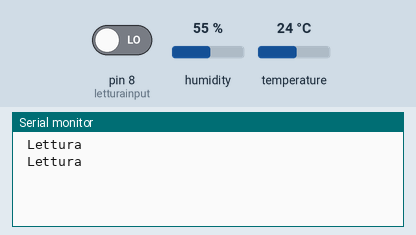
Bench run of a sketch on a simulated Arduino Uno, built with avr-gcc and run on an emulated ATmega328P. On the bench: the last lines printed to the serial monitor. Inputs (shaded band) come from the test bench; at power-on: pin 8 (letturainput) LOW, humidity 55 %, temperature 24 °C.

Above: at 6.8 s.
6.9 s: pin 8 (letturainput) driven HIGH
At 9.5 s:
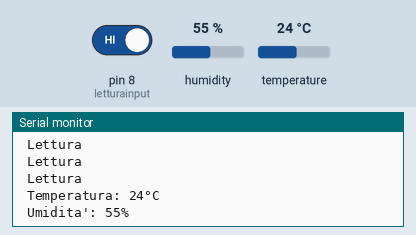
10.8 s: humidity set to 22 %
At 12.6 s:
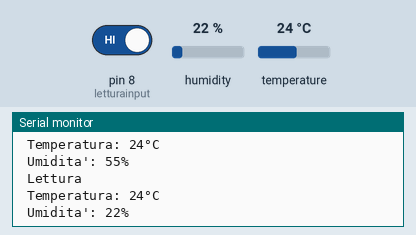
14.7 s: temperature set to 12 °C
At 15.8 s:
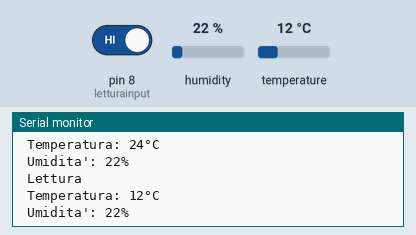
18.6 s: humidity set to 40 %
At 22.1 s:
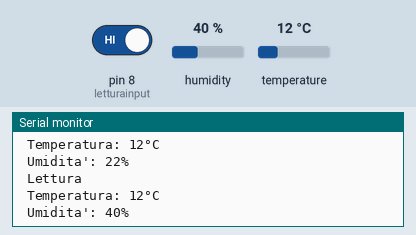
Timing chart, 0 to 23.5 s (numbered marks = the images above; inputs shaded):
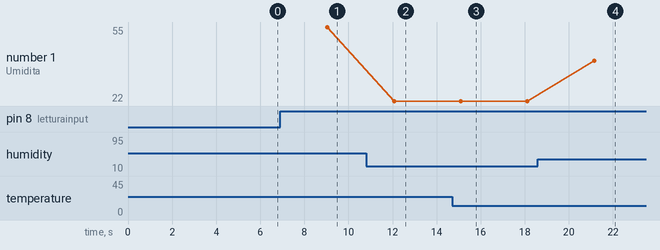

Measured:
- after the input at 6.9 s, the serial monitor: prints a new line after 2.1 s (image 1)
- after the input at 10.8 s, the serial monitor: prints a new line after 1.3 s (image 2)
- after the input at 14.7 s, the serial monitor: prints a new line after 0.37 s (image 3)
- after the input at 18.6 s, the serial monitor: prints a new line after 2.5 s (image 4)
- plotted number 1: 55 → 22 after the input at 10.8 s, 22 → 40 after the input at 18.6 s

The sketch:

Tem_Um.ino
```cpp
#include <DHT.h>
#include "DHT.h"
#define DHTPIN 5
#define DHTTYPE DHT11
int letturainput=8;
DHT dht(DHTPIN, DHTTYPE);

void setup() {
  digitalWrite(13,HIGH);
  Serial.begin(9600);

}

void loop() {
    int valoreletto=digitalRead(letturainput);
    if (valoreletto==1){
      int t=dht.readTemperature();
      int h=dht.readHumidity();
      Serial.print(" Temperatura: ");
      Serial.print(t);
      Serial.println("°C");
      Serial.print(" Umidita': ");
      Serial.print(h);
      Serial.println("%");
      Serial.println();
  }
  delay(2000);
  Serial.println(" Lettura");
  delay (1000);

}
```
